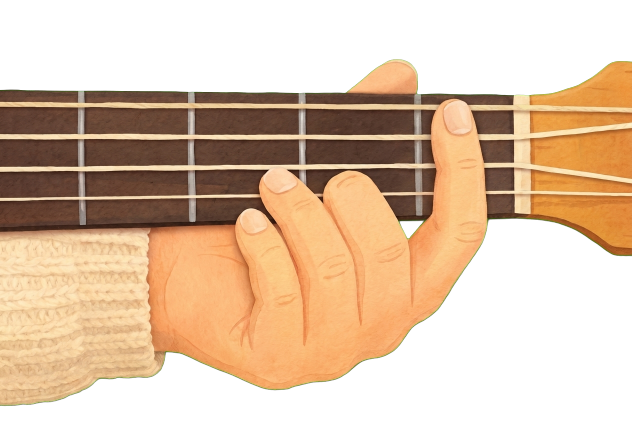
#> input picture projects/podstawy-ukulele/keyed/fret-flat2.png, 1264 x 848 px, found by its file name (shown at 1/2 size)
$ python flat.py
#> lines starting #> are read from the running program, lines starting #| are printed output that depends on the picture; after the words box and inside, x2 and y2 are one past the last pixel; in counts of white or black regions, pixels touching at a corner belong together
from PIL import Image
import numpy as np
from scipy import ndimage as ndi
def despill(a,dist=3):
    op=a[...,3]>10; near=ndi.distance_transform_edt(a[...,3]>250)<=dist
    r,g,b=a[...,0],a[...,1],a[...,2]; lim=np.maximum((r+b)/2, np.minimum(r,b))
    a[...,1]=np.where(near&op&(g>lim),lim,g); return a
im=np.array(Image.open('keyed/fret-flat2.png').convert('RGBA')).astype(float); H,W=im.shape[:2]
#> after `H, W = im.shape[:2]`: H = 848; W = 1264
src=im.copy(); out=im.copy()
X0,X1,Y0,Y1=842,992,185,575; NB=455
r,g,b,al=[src[...,i] for i in range(4)]
skin=(al>200)&(r>185)&(r-b>80)&(g<210)&(g>110)
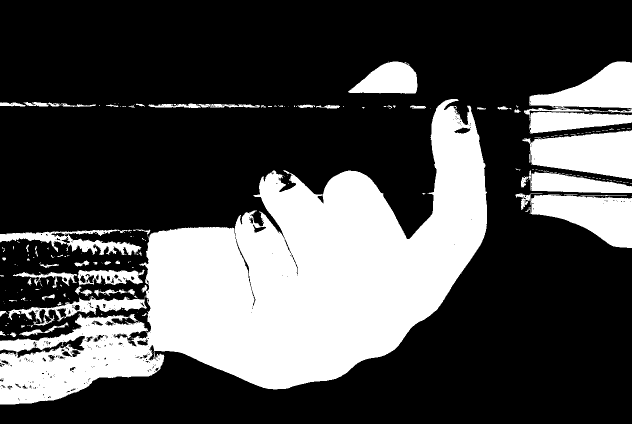
#> skin: shape (848, 1264) bool (shown at 1/2 size); 30.3% white; 249 white regions (190 under 20 px), largest, box (x1, y1, x2, y2) and area: (0, 198, 974, 809) 246412, (1048, 123, 1264, 267) 17683, (1045, 260, 1264, 358) 14841
for y in range(Y0,Y1):
    s=1.45 if y<NB else 1.45-0.45*min(1,(y-NB)/(Y1-NB))
    row=src[y,X0:X1]; m=skin[y,X0:X1]
    if not m.any(): continue
    xs=np.nonzero(m)[0]; L,R=xs.min(),xs.max()          # finger span in this row (relative)
    seg=row[L:R+1]; n=len(seg); nn=int(round(n*s))
    xi=np.linspace(0,n-1,nn)
    new=np.stack([np.interp(xi,np.arange(n),seg[:,c]) for c in range(4)],1)
    x=X0+L
    dstw=min(nn,W-x)
    # keep the original where the new row would be transparent
    A=(new[:dstw,3:4]/255)
    out[y,x:x+dstw,:3]=new[:dstw,:3]*A+out[y,x:x+dstw,:3]*(1-A)
    out[y,x:x+dstw,3]=np.maximum(out[y,x:x+dstw,3],new[:dstw,3])
#> this loop made 390 passes
#> (L, R, n, nn, x, dstw) on passes 15 to 17: (55, 73, 19, 28, 897, 28), (51, 74, 24, 35, 893, 35), (48, 74, 27, 39, 890, 39)
# fill small enclosed holes with the nearest pixel
op=out[...,3]>128; holes=ndi.binary_fill_holes(op)&~op
#> after `op = out[..., 3] > 128`: op: shape (848, 1264) bool; 58.3% white; 3 black regions, box (x1, y1, x2, y2) and area: (0, 437, 1264, 848) 224253, (0, 0, 1264, 191) 221886, (799, 441, 847, 477) 945
#> after `holes = ndi.binary_fill_holes(op) & ~op`:
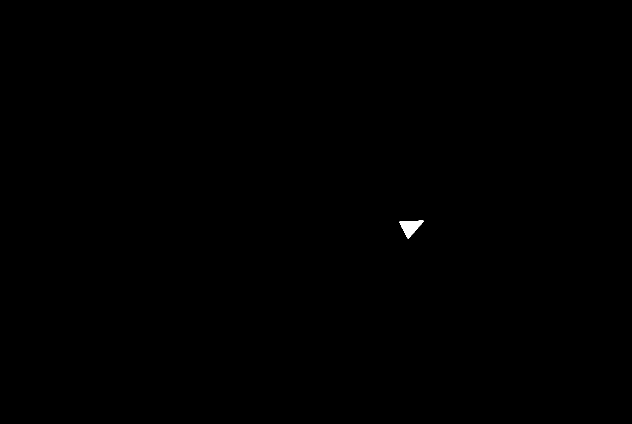
#> holes: shape (848, 1264) bool (shown at 1/2 size); 0.09% white; 1 white region, box (x1, y1, x2, y2) and area: (799, 441, 847, 477) 945
lab,n=ndi.label(holes); sz=ndi.sum(holes,lab,range(1,n+1)); holes=np.isin(lab,[i+1 for i,v in enumerate(sz) if v<6000])
#> after `lab, n = ndi.label(holes)`: n = 1
#> after `sz = ndi.sum(holes, lab, range(1, n + 1))`: sz = [945]
idx=ndi.distance_transform_edt(~op,return_distances=False,return_indices=True)
for c in range(3): out[...,c]=np.where(holes,out[...,c][idx[0],idx[1]],out[...,c])
out[...,3]=np.where(holes,255,out[...,3])
# smooth the row-wise right edge a touch
alc=Image.fromarray(out[...,3].clip(0,255).astype('uint8'))
from PIL import ImageFilter
out[...,3]=np.array(alc.filter(ImageFilter.MedianFilter(5))).astype(float)
out=despill(out)
#> in despill, `op = a[..., 3] > 10`: op: shape (848, 1264) bool; 58.5% white; 2 black regions, box (x1, y1, x2, y2) and area: (0, 438, 1264, 848) 223226, (0, 0, 1264, 190) 221127
#> in despill, `near = ndi.distance_transform_edt(a[..., 3] > 250) <= dist`: near: shape (848, 1264) bool; 42.5% white; 2 white regions, box (x1, y1, x2, y2) and area: (0, 433, 1264, 848) 229376, (0, 0, 1264, 194) 226609
im2=Image.fromarray(out.clip(0,255).astype('uint8'),'RGBA').resize((1024,687),Image.LANCZOS)
a2=despill(np.array(im2).astype(float)); a2[...,:3][a2[...,3]==0]=0
#> call 2 of despill, with dist = 3
#> in despill (call 2), `op = a[..., 3] > 10`:
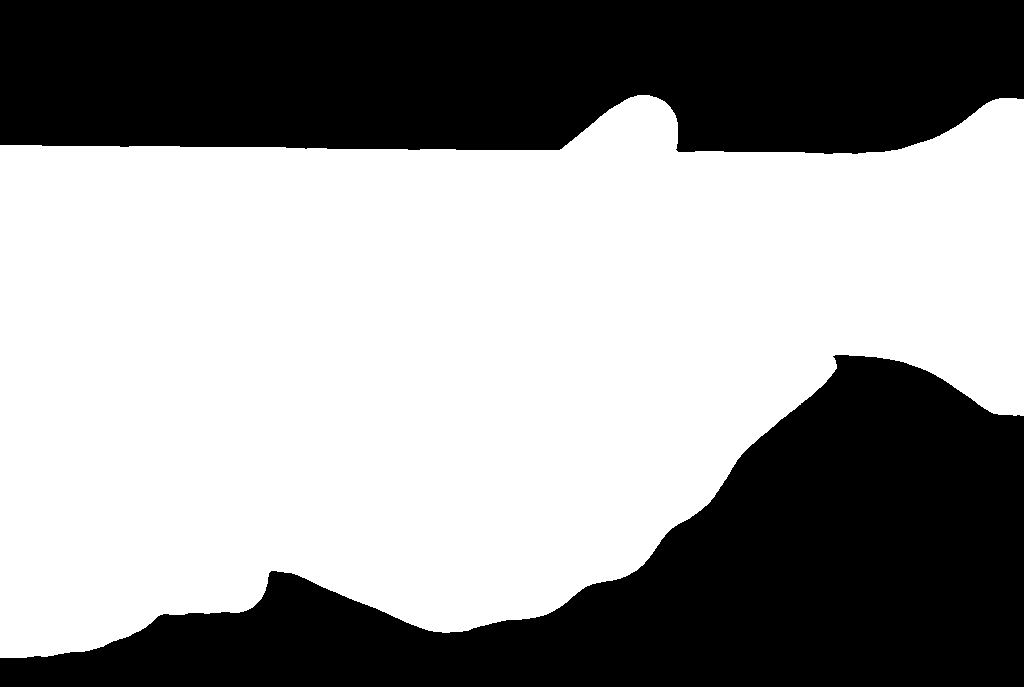
#> op: shape (687, 1024) bool; 58.6% white; 2 black regions, box (x1, y1, x2, y2) and area: (0, 355, 1024, 687) 146321, (0, 0, 1024, 154) 144867
#> in despill (call 2), `near = ndi.distance_transform_edt(a[..., 3] > 250) <= dist`:
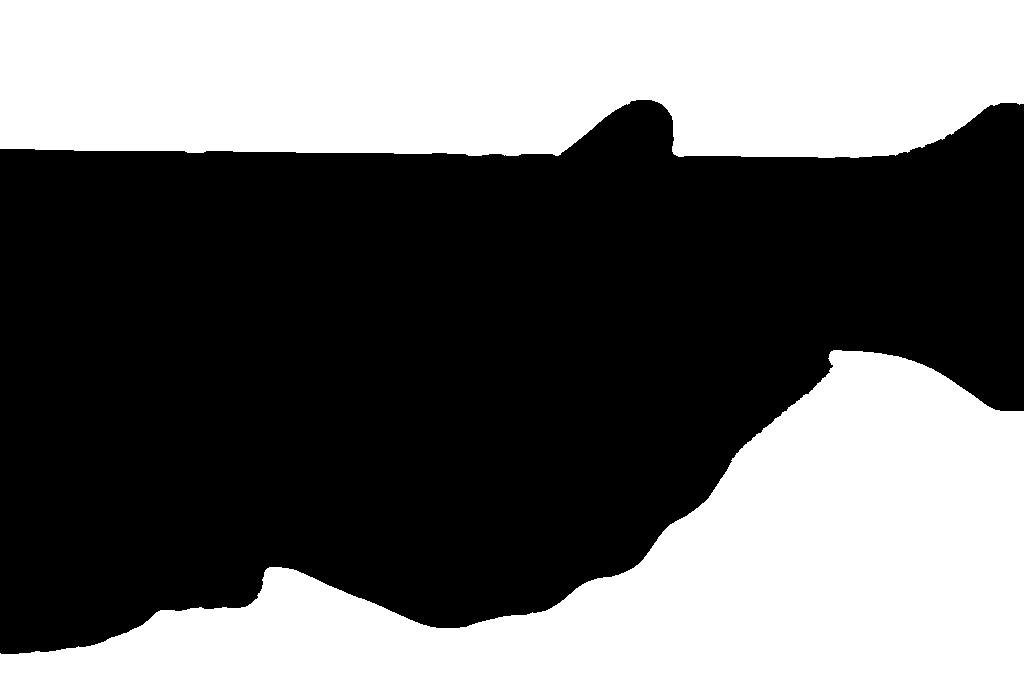
#> near: shape (687, 1024) bool; 42.9% white; 2 white regions, box (x1, y1, x2, y2) and area: (0, 350, 1024, 687) 151650, (0, 0, 1024, 158) 149839
#> in despill (call 2), `r, g, b = (a[..., 0], a[..., 1], a[..., 2])`:
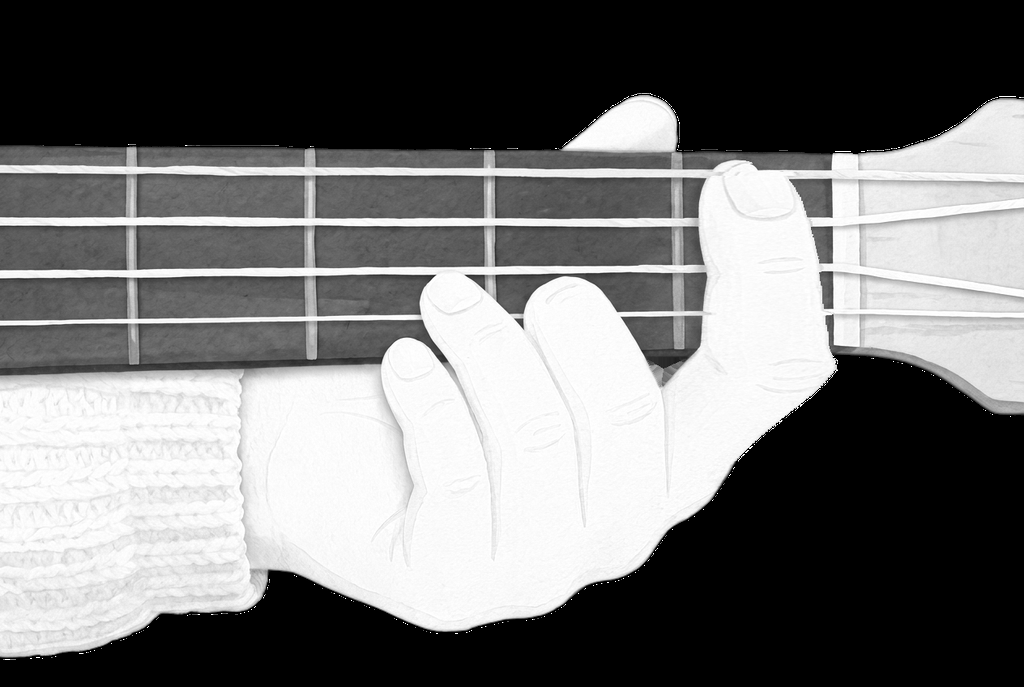
#> r: shape (687, 1024) float64; min 0, max 255, mean 115.8
#> in despill (call 2), `r, g, b = (a[..., 0], a[..., 1], a[..., 2])`:
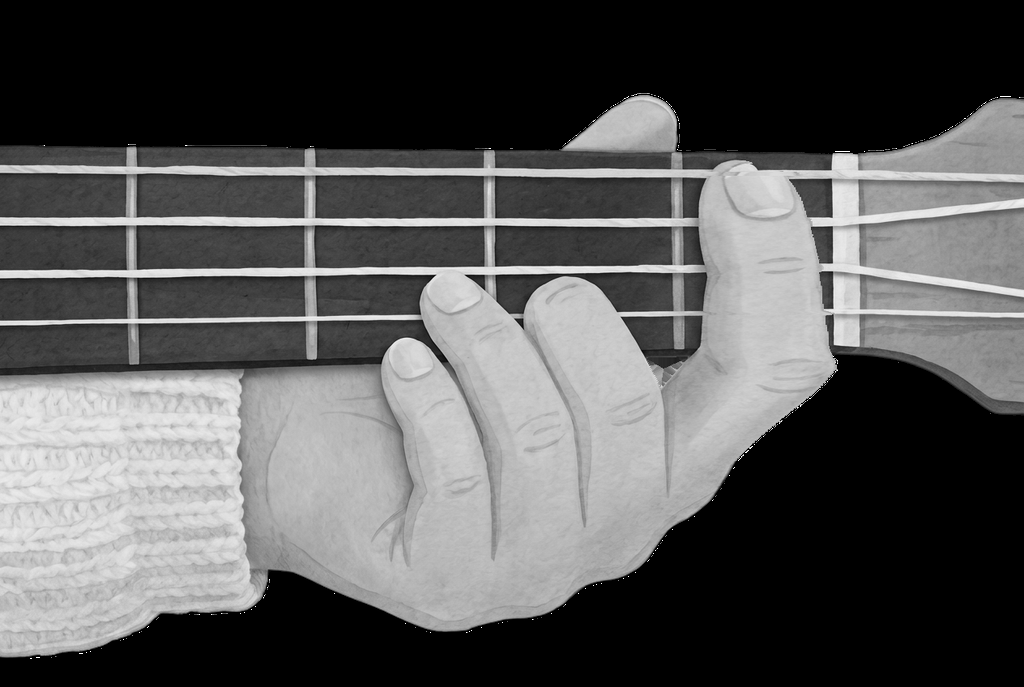
#> g: shape (687, 1024) float64; min 0, max 255, mean 87.3
#> in despill (call 2), `r, g, b = (a[..., 0], a[..., 1], a[..., 2])`:
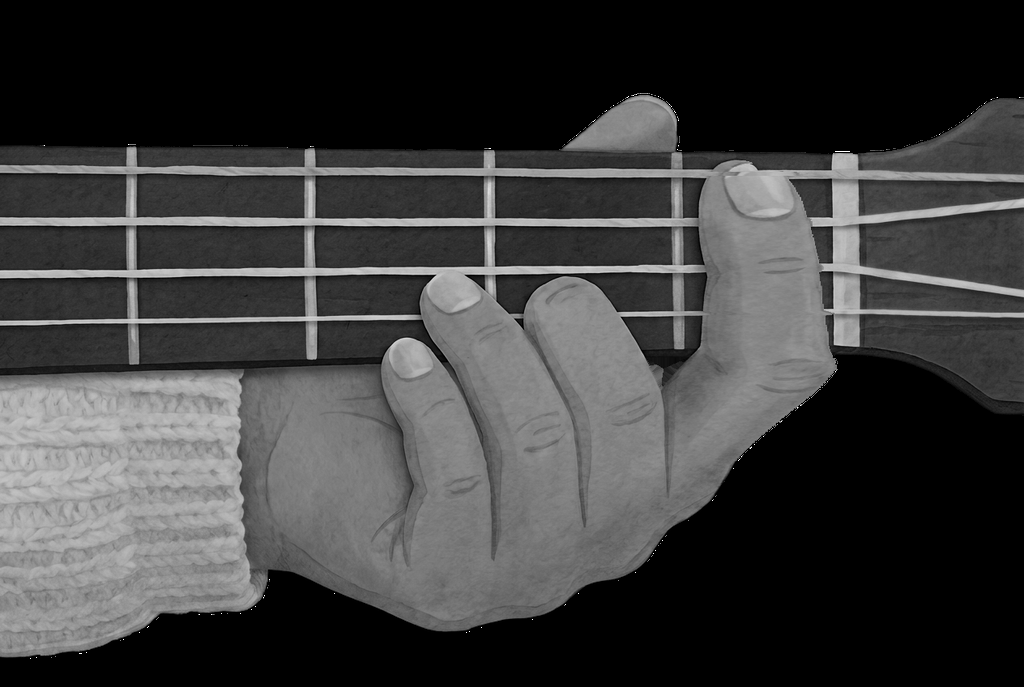
#> b: shape (687, 1024) float64; min 0, max 255, mean 60.9
Image.fromarray(a2.clip(0,255).astype('uint8'),'RGBA').save('r3fix/flat-new.png')
print('holes',holes.sum())
#| holes 945

$ run again, with projects/podstawy-ukulele/keyed/fret-flat.check.png copied over projects/podstawy-ukulele/keyed/fret-flat2.png
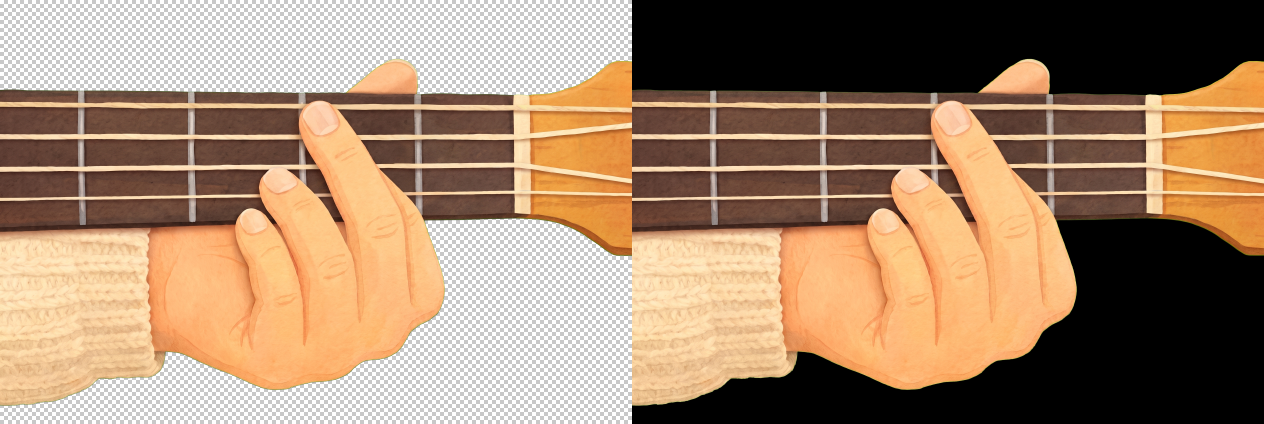
#> input picture projects/podstawy-ukulele/keyed/fret-flat.check.png, 5056 x 1696 px, found by its file name (shown at 1/4 size)
#> al: shape (1696, 5056) float64; every value is 255
#> `skin=(al>200)&(r>185)&(r-b>80)&(g<210)&(g>110)`:
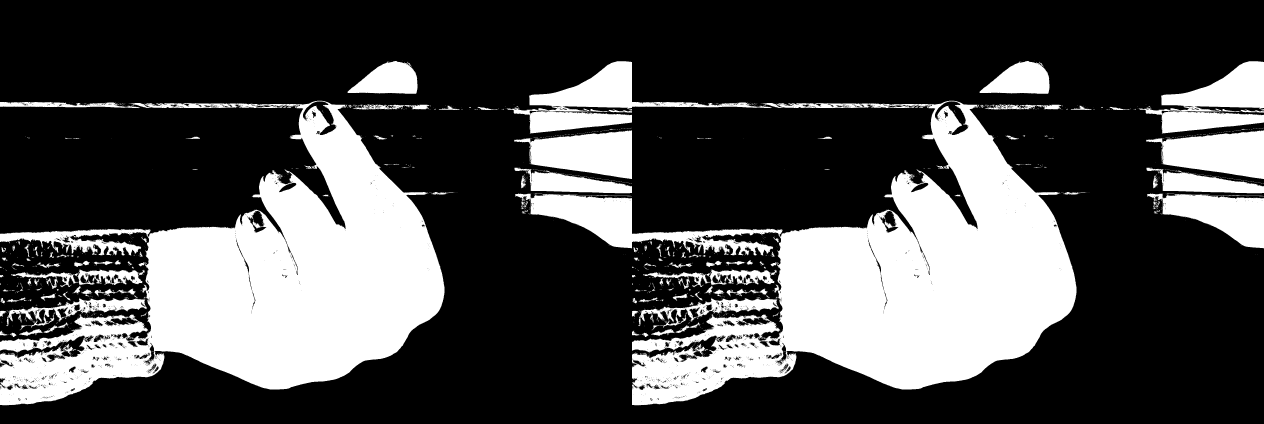
#> skin: shape (1696, 5056) bool (shown at 1/4 size); 29.4% white; 2238 white regions (2024 under 20 px), largest, box (x1, y1, x2, y2) and area: (2060, 403, 4306, 1621) 1019305, (0, 403, 1778, 1621) 964754, (2026, 245, 3087, 534) 79291
#> holes: shape (1696, 5056) bool; every value is 0
#> lab: shape (1696, 5056) int32; every value is 0
#> n = 0
#> sz = empty array
#> alc: PIL image 5056x1696 L; every value is 255
#> near: shape (1696, 5056) bool; 0% white; 1 white region (1 under 20 px)
#> near: shape (687, 1024) bool; 0% white; 1 white region (1 under 20 px)
#> in despill (call 2), `r, g, b = (a[..., 0], a[..., 1], a[..., 2])`:
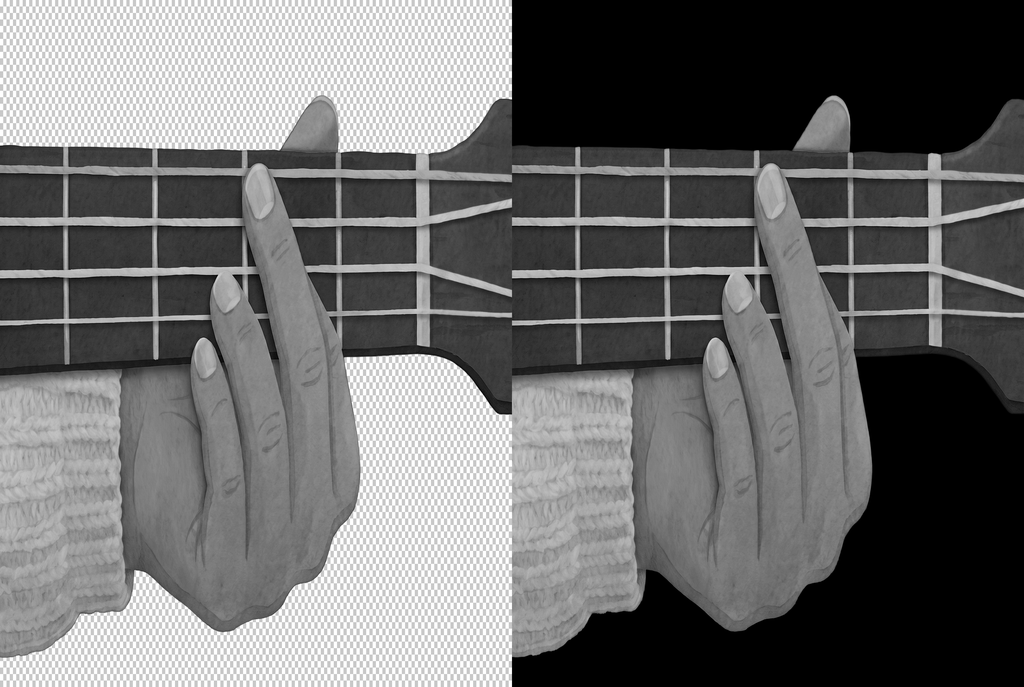
#> b: shape (687, 1024) float64; min 0, max 255, mean 108.5
#> lim: shape (687, 1024) float64
#| holes 0
